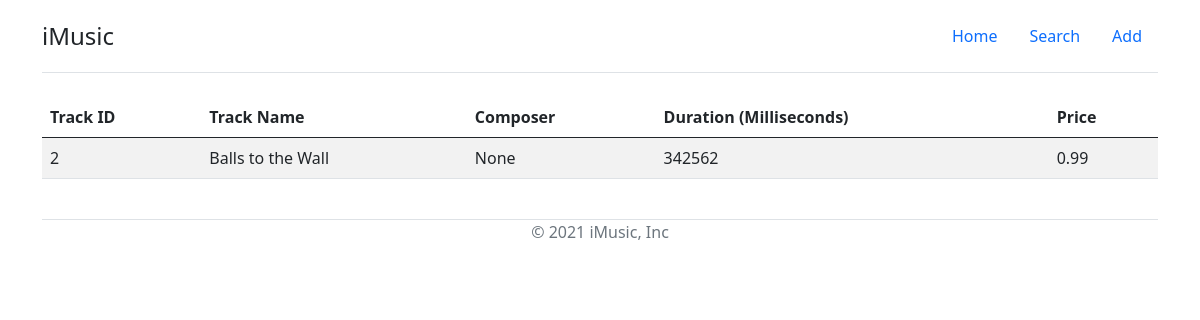
Page /tracks/2 on the committed database.
### tables this page shows
CREATE TABLE [Track]
(
    [TrackId] INTEGER  NOT NULL,
    [Name] NVARCHAR(200)  NOT NULL,
    [AlbumId] INTEGER,
    [MediaTypeId] INTEGER  NOT NULL,
    [GenreId] INTEGER,
    [Composer] NVARCHAR(220),
    [Milliseconds] INTEGER  NOT NULL,
    [Bytes] INTEGER,
    [UnitPrice] NUMERIC(10,2)  NOT NULL,
    CONSTRAINT [PK_Track] PRIMARY KEY  ([TrackId]),
    FOREIGN KEY ([AlbumId]) REFERENCES [Album] ([AlbumId]) 
		ON DELETE NO ACTION ON UPDATE NO ACTION,
    FOREIGN KEY ([GenreId]) REFERENCES [Genre] ([GenreId]) 
		ON DELETE NO ACTION ON UPDATE NO ACTION,
    FOREIGN KEY ([MediaTypeId]) REFERENCES [MediaType] ([MediaTypeId]) 
		ON DELETE NO ACTION ON UPDATE NO ACTION
);

### iMusic.py (the view)
@app.route('/tracks/<string:album_id>')
def tracks(album_id):
    sql_query = """
    SELECT
        TrackId, Name, Composer, Milliseconds AS Duration, UnitPrice as Price
        FROM Track
        WHERE AlbumId = ?
        ORDER BY AlbumId;
    """
    con = sqlite3.connect("iMusic.db")
    con.row_factory = sqlite3.Row
    cur = con.cursor()
    cur.execute(sql_query, (album_id,))
    album_tracks = cur.fetchall()
    print([a[0] for a in album_tracks])
    return render_template('track_list.html', tracks=album_tracks)

### templates/track_list.html (shortened to what this page needs)
{% extends 'base.html' %}
{% set active_page = "Track List" %}
{% block content %}
{% if tracks is defined %}
    <table class="table table-striped">
        <thead>
        <th>Track ID</th>
        <th>Track Name</th>
        <th>Composer</th>
        <th>Duration (Milliseconds)</th>
        <th>Price</th>
        </thead>
        {% for track in tracks %}
            <tr>
                <td>{{ track["TrackId"] }}</td>
                <td>{{ track["Name"] }}</td>
                <td>{{ track["Composer"] }}</td>
                <td>{{ track["Duration"] }}</td>
                <td>{{ track["Price"] }}</td>
            </tr>
        {% endfor %}
    </table>
{% else %}
    <h3> No Tracks Found! </h3>
{% endif %}
{% endblock %}

### rows in the picture
Track: TrackId "2", Name "Balls to the Wall", Composer "None", Duration "342562", Price "0.99"
